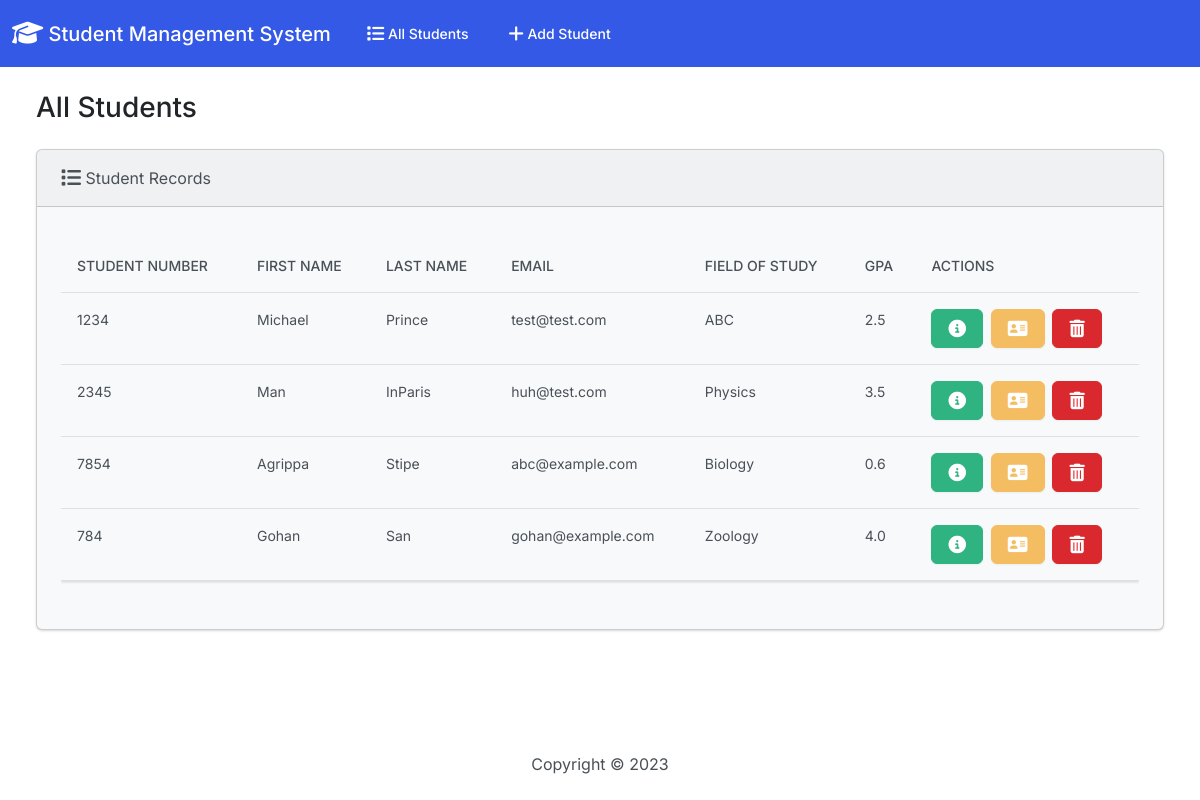
The app's page /, older data.
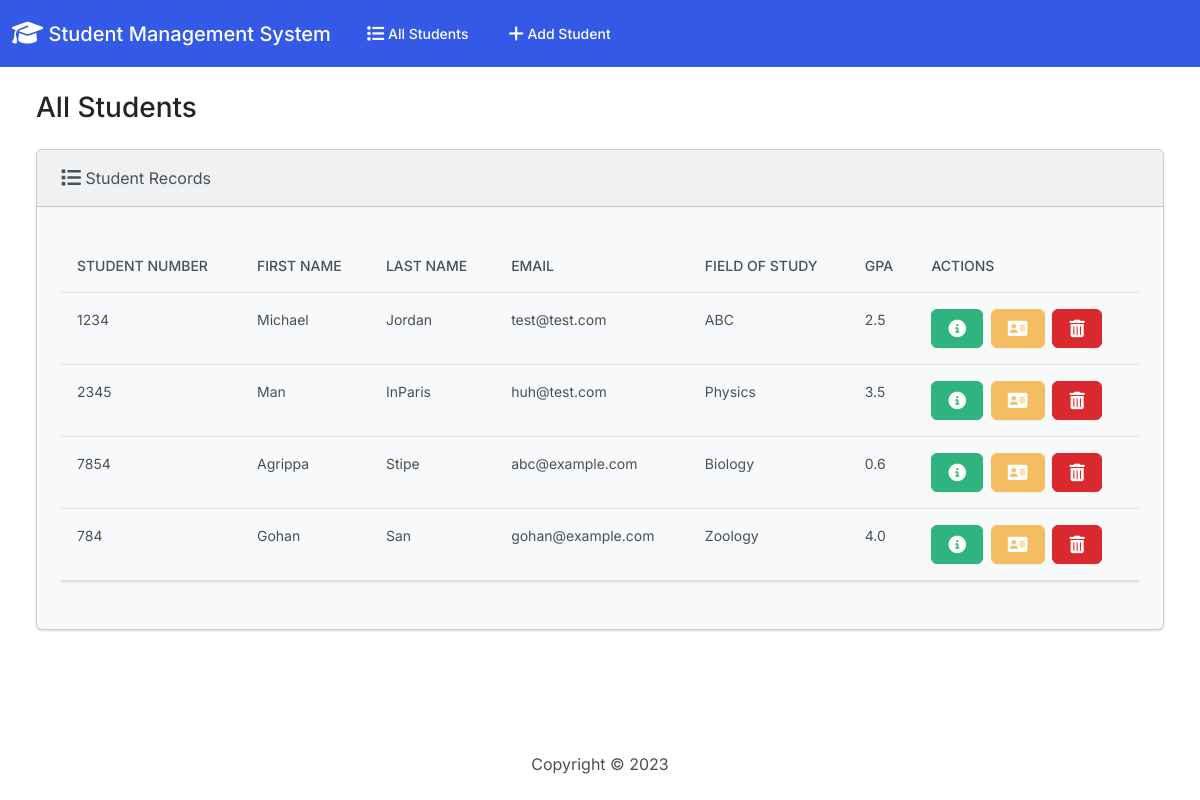
The same page, newer data.
### students/models.py (models this page shows, shortened)
class Student(models.Model):
    student_number = models.PositiveIntegerField()
    first_name = models.CharField(max_length=50)
    last_name = models.CharField(max_length=50)
    email = models.EmailField(max_length=100)
    field_of_study = models.CharField(max_length=50)
    gpa = models.FloatField()

### students/views.py (the view)
# urls.py: path('', views.index, name='index'),
def index(request):
    return render(request, 'students/index.html', {
        'students': Student.objects.all()
    })

### students/templates/students/index.html (shortened to what this page needs)
{% extends "students/base.html" %}
{% block body %}
<h3 class="m-4">All Students</h3>
      <div class="row">
        <div class="col-12">
          {% if students %}
          <div class="card bg-light ms-4 me-4 mb-4">
            <div class="card-header">
              <i class="fa-solid fa-list fa-lg"></i> Student Records
            </div>
            <div class="card-body">
              <p class="card-text">
                <div class="table-responsive">
                  <table class="table table-hover">
                    <thead>
                      <tr>
                        <th scope="col">Student Number</th>
                        <th scope="col">First Name</th>
                        <th scope="col">Last Name</th>
                        <th scope="col">Email</th>
                        <th scope="col">Field of Study</th>
                        <th scope="col">GPA</th>
                        <th scope="col">Actions</th>
                      </tr>
                    </thead>
                    <tbody>
                      {% for student in students %}
                      <tr>
                        <td>{{ student.student_number }}</td>
                        <td>{{ student.first_name }}</td>
                        <td>{{ student.last_name }}</td>
                        <td>{{ student.email }}</td>
                        <td>{{ student.field_of_study }}</td>
                        <td>{{ student.gpa }}</td>
                        <td>
                          <button type="button" class="btn btn-success me-1" href="{% url 'view_student' student.id %}" data-bs-toggle="modal" data-bs-target="#myModal{{student.id}}">
                          </button>
                          <a class="btn btn-warning me-1" href="{% url 'edit' student.id %}">
                          </a>
                          <button type="button" class="btn btn-danger" data-bs-toggle="modal" data-bs-target="#delete{{student.id}}">
                          </button>
                        </td>
                      </tr>
                      {% endfor %}
                    </tbody>
                  </table>
                </div>
              </p>
            </div>
          </div>
          {% else %}
          <h5 class="alert alert-primary ms-4 me-4">No Student Records</h5>
          {% endif %}
        </div>
      </div>
{% endblock %}

Row changes from the older to the newer data that the page shows:
changed Student "Michael": last_name "Prince" → "Jordan"
